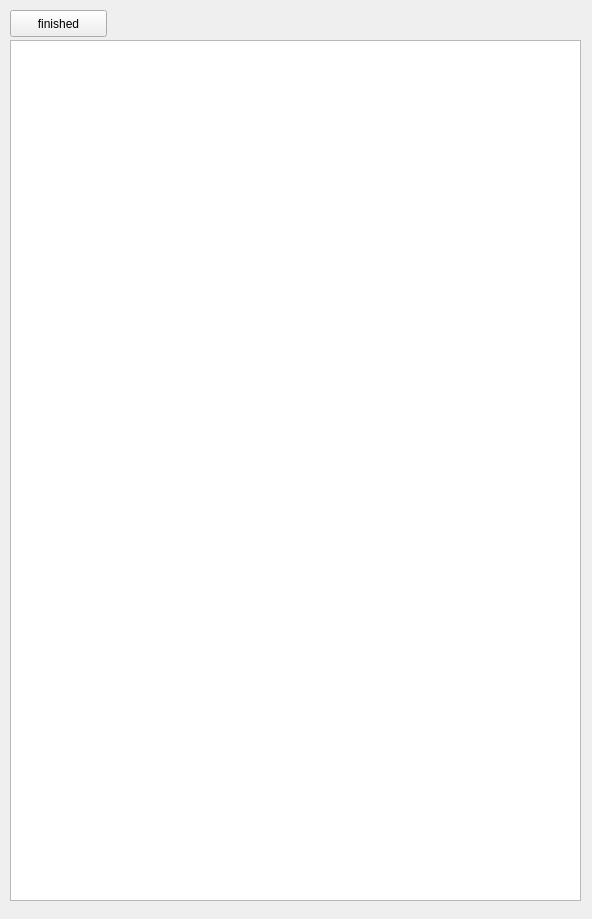
<?xml version="1.0" encoding="UTF-8"?>
<ui version="4.0">
 <class>AliasTable</class>
 <widget class="QWidget" name="AliasTable">
  <property name="geometry">
   <rect>
    <x>0</x>
    <y>0</y>
    <width>592</width>
    <height>919</height>
   </rect>
  </property>
  <property name="sizePolicy">
   <sizepolicy hsizetype="Maximum" vsizetype="Maximum">
    <horstretch>0</horstretch>
    <verstretch>0</verstretch>
   </sizepolicy>
  </property>
  <property name="windowTitle">
   <string>Form</string>
  </property>
  <widget class="QTableWidget" name="tableWidget">
   <property name="geometry">
    <rect>
     <x>10</x>
     <y>40</y>
     <width>571</width>
     <height>861</height>
    </rect>
   </property>
   <property name="sizePolicy">
    <sizepolicy hsizetype="Maximum" vsizetype="Maximum">
     <horstretch>0</horstretch>
     <verstretch>0</verstretch>
    </sizepolicy>
   </property>
   <property name="sizeIncrement">
    <size>
     <width>1</width>
     <height>1</height>
    </size>
   </property>
  </widget>
  <widget class="QPushButton" name="pushFinished">
   <property name="geometry">
    <rect>
     <x>10</x>
     <y>10</y>
     <width>97</width>
     <height>27</height>
    </rect>
   </property>
   <property name="text">
    <string>finished</string>
   </property>
  </widget>
 </widget>
 <resources/>
 <connections/>
</ui>
